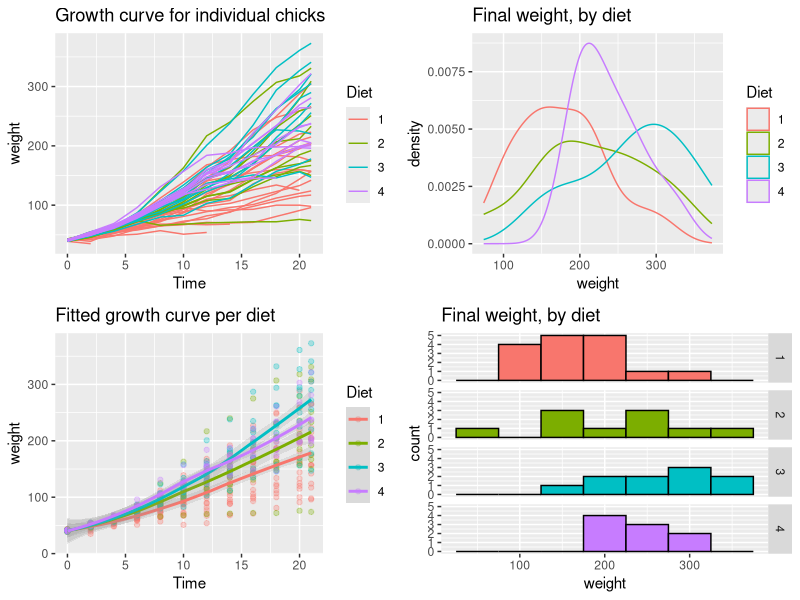

The R source for this figure:
# Multiple plot function
#
# ggplot objects can be passed in ..., or to plotlist (as a list of ggplot objects)
# - cols:   Number of columns in layout
# - layout: A matrix specifying the layout. If present, 'cols' is ignored.
#
# If the layout is something like matrix(c(1,2,3,3), nrow=2, byrow=TRUE),
# then plot 1 will go in the upper left, 2 will go in the upper right, and
# 3 will go all the way across the bottom.
#
multiplot <- function(..., plotlist=NULL, file, cols=1, layout=NULL) {
  library(grid)
  
  # Make a list from the ... arguments and plotlist
  plots <- c(list(...), plotlist)
  
  numPlots = length(plots)
  
  # If layout is NULL, then use 'cols' to determine layout
  if (is.null(layout)) {
    # Make the panel
    # ncol: Number of columns of plots
    # nrow: Number of rows needed, calculated from # of cols
    layout <- matrix(seq(1, cols * ceiling(numPlots/cols)),
                     ncol = cols, nrow = ceiling(numPlots/cols))
  }
  
  if (numPlots==1) {
    print(plots[[1]])
    
  } else {
    # Set up the page
    grid.newpage()
    pushViewport(viewport(layout = grid.layout(nrow(layout), ncol(layout))))
    
    # Make each plot, in the correct location
    for (i in 1:numPlots) {
      # Get the i,j matrix positions of the regions that contain this subplot
      matchidx <- as.data.frame(which(layout == i, arr.ind = TRUE))
      
      print(plots[[i]], vp = viewport(layout.pos.row = matchidx$row,
                                      layout.pos.col = matchidx$col))
    }
  }
}

library(ggplot2)

# This example uses the ChickWeight dataset, which comes with ggplot2
# First plot
p1 <- ggplot(ChickWeight, aes(x=Time, y=weight, colour=Diet, group=Chick)) +
  geom_line() +
  ggtitle("Growth curve for individual chicks")

# Second plot
p2 <- ggplot(ChickWeight, aes(x=Time, y=weight, colour=Diet)) +
  geom_point(alpha=.3) +
  geom_smooth(alpha=.2, size=1) +
  ggtitle("Fitted growth curve per diet")

# Third plot
p3 <- ggplot(subset(ChickWeight, Time==21), aes(x=weight, colour=Diet)) +
  geom_density() +
  ggtitle("Final weight, by diet")

# Fourth plot
p4 <- ggplot(subset(ChickWeight, Time==21), aes(x=weight, fill=Diet)) +
  geom_histogram(colour="black", binwidth=50) +
  facet_grid(Diet ~ .) +
  ggtitle("Final weight, by diet") +
  theme(legend.position="none")        # No legend (redundant in this graph)  

multiplot(p1, p2, p3, p4, cols=2)